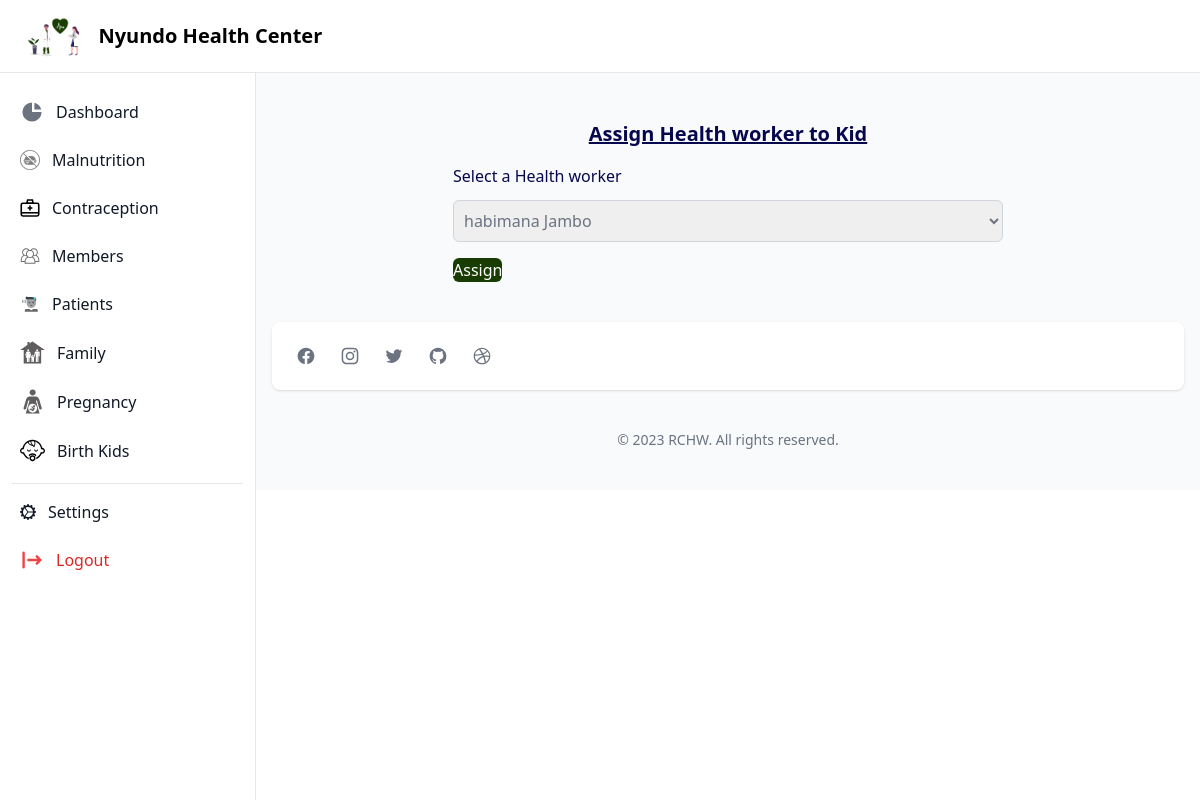
/assign/pregnancy/94a9b39a-448d-4d7a-a9c8-45d9595e6108/ (signed in), run on an earlier commit of the app's database.
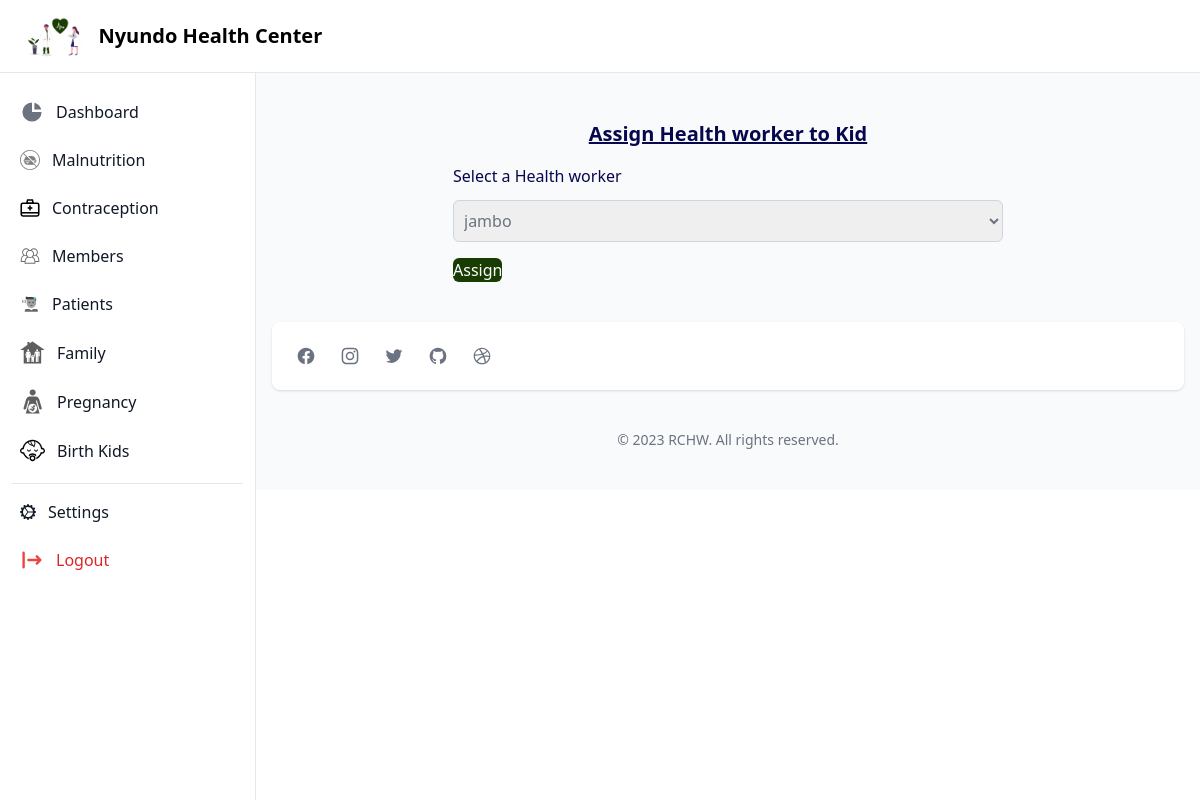
And on a later commit of the database.
### healthCenter/models.py (models this page shows, shortened)
class Pregnancy(models.Model):
    id = models.UUIDField(default=uuid.uuid4, primary_key=True, editable=False)
    full_name=models.CharField(max_length=255)
    description= models.TextField(blank=True)
    phone=models.CharField(max_length=13)
    birth_date=models.DateTimeField(auto_now_add=False)
    village=models.ForeignKey(Village,related_name='pregant_village',on_delete=models.CASCADE)
    give_birth=models.BooleanField(default=False)
    clinic=models.ForeignKey(User,related_name='pregnancy_clinic',on_delete=models.CASCADE)
    vigirant=models.ForeignKey(User,on_delete=models.SET_NULL,related_name='vigitant_pregnancy',blank=True, null=True)
    is_valid= models.BooleanField(_("active"), default=True)
    created_on = models.DateTimeField(_("created on"), auto_now_add=True)
    class Meta:
        verbose_name = _("Pregnancy")
        verbose_name_plural = _("Pregnancies")
        ordering = ('created_on',)

### accounts/models.py (models this page shows, shortened)
class User(AbstractBaseUser, PermissionsMixin):
    ADMIN="ADMIN"
    UMUJYANAMA="UMUJYANAMA"
    HC="HC"
    STAFF="STAFF"
    RSSB="RSSB"
    RAMA="RAMA"
    USER_TYPE_CHOICE = (
        (ADMIN,"Super User"),
        (STAFF,"Staff User"),
        (UMUJYANAMA,"Umujyana"),
        (HC,"Health Center"),
    )
    id = models.UUIDField(default=uuid.uuid4, primary_key=True, editable=False)
    email = models.EmailField("email address", max_length=255, unique=True,blank=True,null=True)
    full_name = models.CharField(_("full name"), max_length=100)
    username = models.CharField(_("username"), max_length=100, unique=True)
    phone_number = models.CharField(
        _("phone number"), max_length=255,unique=True
    )
    identification_number= models.CharField(_("identification_number"),max_length=255)
    user_type = models.CharField(
        _("user type"), choices=USER_TYPE_CHOICE, max_length=50, default=UMUJYANAMA
    )
    is_active = models.BooleanField(_("is active"), default=True)
    is_staff = models.BooleanField(_("staff"), default=False)
    is_first_login = models.BooleanField(_("staff"), default=True)
    admin = models.BooleanField(_("admin"), default=False)  # a admin
    created_on = models.DateTimeField(_("created on"), auto_now_add=True)
    objects = UserManager()
    USERNAME_FIELD = _("username")
    REQUIRED_FIELDS = ["email","full_name"]
    def __str__(self):  # __unicode__ on Python 2O
        return self.full_name
    @property
    def clinic_members(self):
        return self.clinic.members.all()

### healthCenter/views.py (the view)
# urls.py: path('assign/pregnancy/<uuid:pk>/',assign_pregnancy,name="assign_pregnancy"),
def assign_pregnancy(request,pk):
    try:
        members= request.user.clinic_members
        all_mal=Pregnancy.objects.get(id=pk)
        form=PregnancyAssign(instance=all_mal,users=members)
        context={
        "inst":all_mal,
        'form':form
         }
        if request.method=='POST':
            form=PregnancyAssign(request.POST,instance=all_mal,users=members)
            if form.is_valid():
                form.save(commit=True)
                messages.success(request, 'assigned successful')
            context['context']=form
    except Pregnancy.DoesNotExist:
        pass
    return render(request,'healtfeature/pregnancyAssign.html',context)

### healthCenter/forms.py
class PregnancyAssign(forms.ModelForm):
    class Meta:
        model = Pregnancy
        fields=('vigirant',)
    def __init__(self, *args, **kwargs):
        self.users = kwargs.pop('users', None)
        super().__init__(*args, **kwargs)
        self.fields["vigirant"].queryset =self.users

### healthCenter/templates/healtfeature/pregnancyAssign.html (shortened to what this page needs)
{% extends 'base/healthCenter/base.html'%}
{% block css%}
<link rel="stylesheet" href="https://cdn.jsdelivr.net/npm/uikit@3.16.24/dist/css/uikit.min.css" />
{%endblock%}
{% block main%}
<section class="container px-4 mx-auto mt-10">
<div class="flex items-center justify-center p-4">
    <div class="mx-auto w-full max-w-[550px]">
      <form method="POST">
        <h4 class="mb-3 block text-[#07074D] font-bold underline text-xl text-center">Assign Health worker to Kid</h3>
          <div class="max-w-2xl mx-auto my-4">
            <label for="countries" class="mb-3 block text-base font-medium text-[#07074D]">Select a Health worker</label>
                <select
                name="vigirant"
                id="countries" class="w-full block w-full rounded-md border border-gray-300 focus:border-green-700 focus:outline-none focus:ring-1 focus:ring-green-700 py-2 px-1.5 text-gray-500 focus:shadow-md">
                {%for dt in form.vigirant%}
                {{dt}}
                {%endfor%}
            </select>
        </div>
        <div class="flex flex-wrap">
            <div class="w-1/2">   <button
                class="uk-button  text-center text-white AppBgColor rounded-md"
              >
                Assign
              </button></div>
           </div>
      </form>
    </div>
  </div>
</section>
{%endblock%}

What changed in the data, as far as the page shows it:
changed Pregnancy: vigirant "habimana Jambo" → "jambo"
